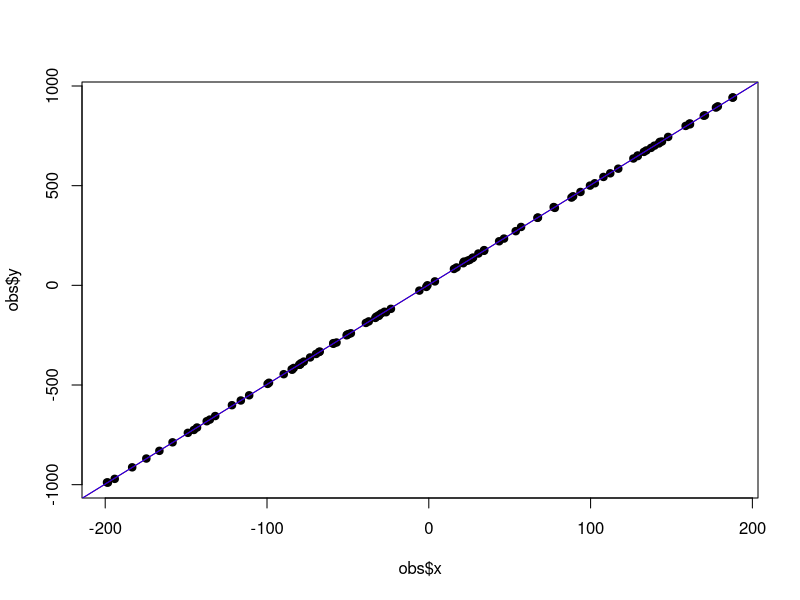
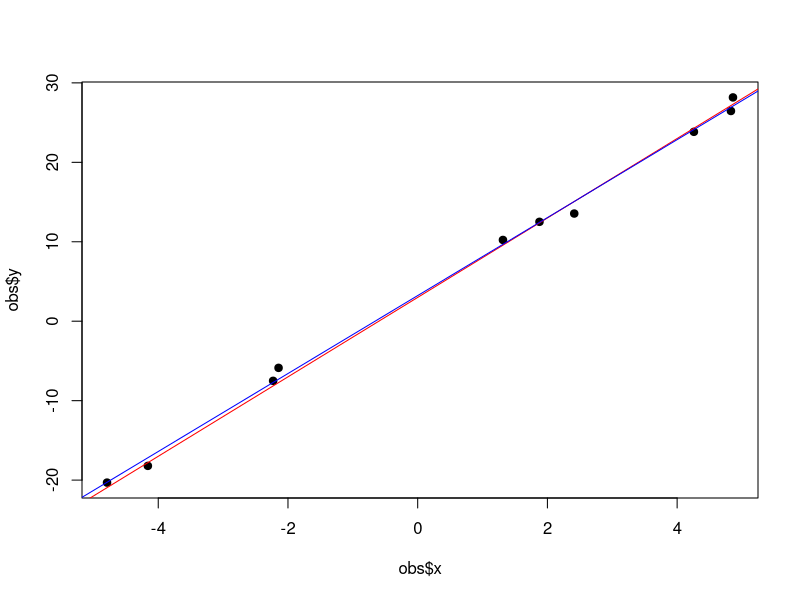
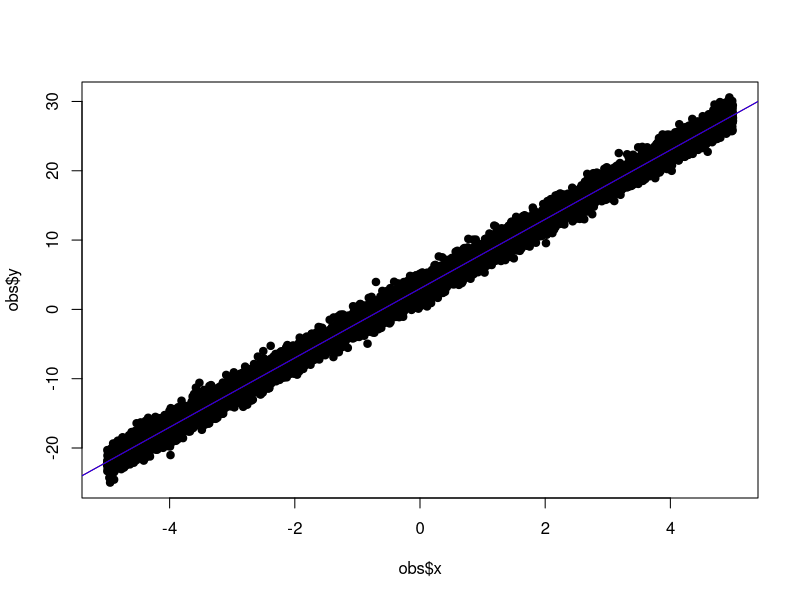
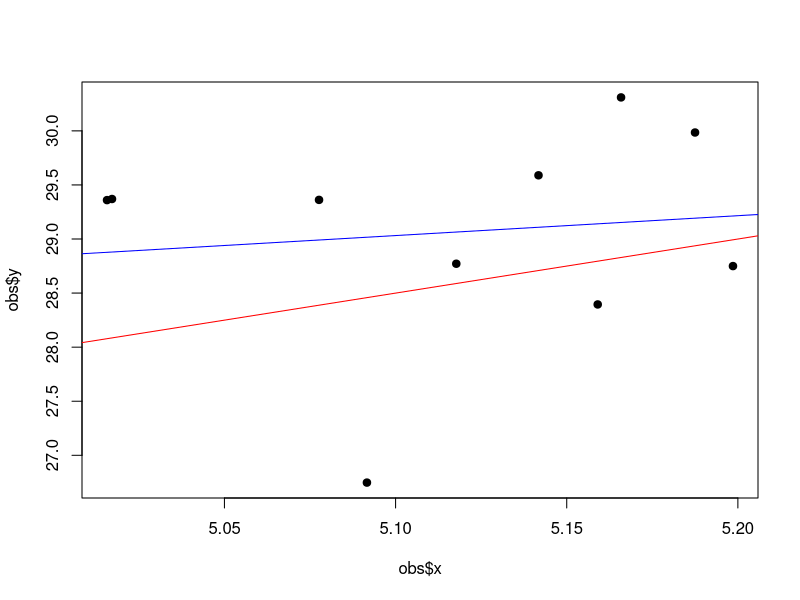
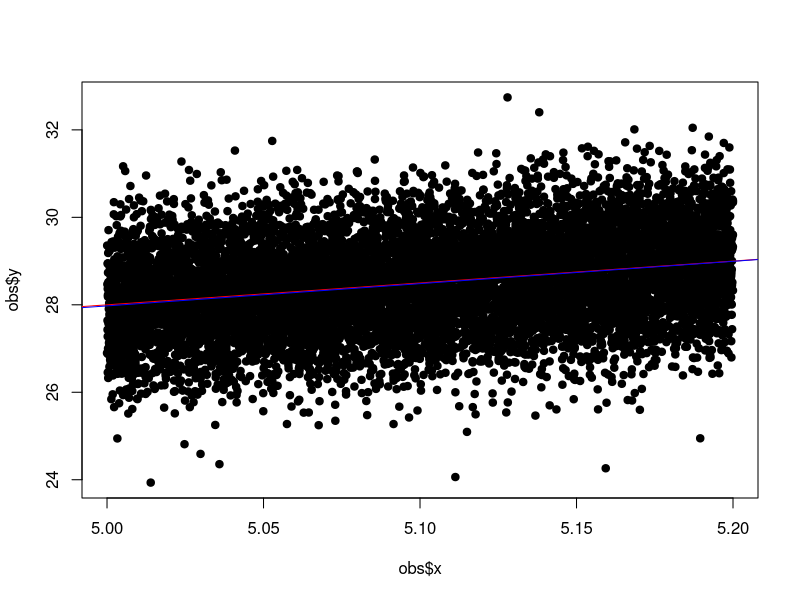
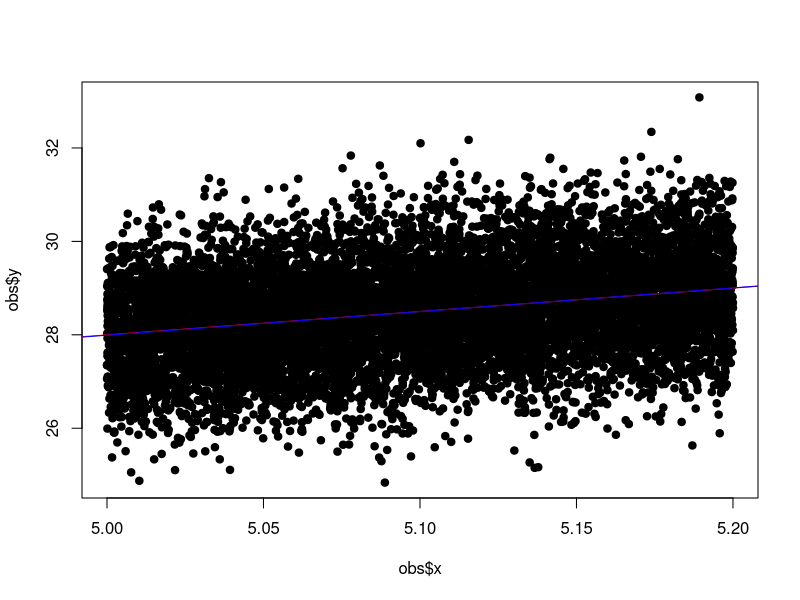

Reproduce these figures in R, in order.
# Ex 3

ex1 = function(m, a, b, xmin, xmax, sigma){
  errors = rnorm(m, sd = sigma * sigma) # N(0, sigma^2)
  x = runif(m, min = xmin, max = xmax) # distrib unif
  
  result = a + b * x + errors # simple regression
  
  list(x = x, y = result)
}

ex2 = function(obs) {
  coefficients = lm(obs$y~obs$x)
  
  a = coefficients$coef[1]
  b = coefficients$coef[2]
  
  confidence_intervals = confint(coefficients, level = 0.95)
  a_confidence_interval = confidence_intervals["(Intercept)", ]
  b_confidence_interval = confidence_intervals["obs$x", ]
  
  list(a, b, a_confidence_interval, b_confidence_interval)
}

# a
subpunct_a = function() {
  a = 3
  b = 5
  m = 100
  xmin = -200
  xmax = 200
  sigma = 1.5
  
  obs = ex1(m, a, b, xmin, xmax, sigma)
  
  estimated = ex2(obs)

  pdf("/Users/andrluc/Documents/Facultate/Master/SpecialChaptersOfArtificialIntelligence/Lab4/a.pdf")
  
  plot(obs$x, obs$y, pch = 19)
  abline(a, b,lwd=1,col="red")
  abline(estimated[[1]], estimated[[2]], lwd=1, col="blue")
  
  dev.off()
}
subpunct_a()

# b
subpunct_b = function() {
  a = 3
  b = 5
  m = 10
  xmin = -5
  xmax = 5
  sigma = 1
  
  obs = ex1(m, a, b, xmin, xmax, sigma)
  
  estimated = ex2(obs)
  
  pdf("/Users/andrluc/Documents/Facultate/Master/SpecialChaptersOfArtificialIntelligence/Lab4/b.pdf")
  
  plot(obs$x, obs$y, pch = 19)
  abline(a, b,lwd=1,col="red")
  abline(estimated[[1]], estimated[[2]], lwd=1, col="blue")
  
  dev.off()
}
subpunct_b()

# c
subpunct_c = function() {
  a = 3
  b = 5
  m = 10000
  xmin = -5
  xmax = 5
  sigma = 1
  
  obs = ex1(m, a, b, xmin, xmax, sigma)
  
  estimated = ex2(obs)
  
  pdf("/Users/andrluc/Documents/Facultate/Master/SpecialChaptersOfArtificialIntelligence/Lab4/c.pdf")
  
  plot(obs$x, obs$y, pch = 19)
  abline(a, b,lwd=1,col="red")
  abline(estimated[[1]], estimated[[2]], lwd=1, col="blue")
  
  dev.off()
}
subpunct_c()

# d
subpunct_d = function() {
  a = 3
  b = 5
  m = 10
  xmin = 5
  xmax = 5.2
  sigma = 1
  
  obs = ex1(m, a, b, xmin, xmax, sigma)
  
  estimated = ex2(obs)
  
  pdf("/Users/andrluc/Documents/Facultate/Master/SpecialChaptersOfArtificialIntelligence/Lab4/d.pdf")
  
  plot(obs$x, obs$y, pch = 19)
  abline(a, b,lwd=1,col="red")
  abline(estimated[[1]], estimated[[2]], lwd=1, col="blue")
  
  dev.off()
}
subpunct_d()

# e
subpunct_e = function() {
  a = 3
  b = 5
  m = 10000
  xmin = 5
  xmax = 5.2
  sigma = 1
  
  obs = ex1(m, a, b, xmin, xmax, sigma)
  
  estimated = ex2(obs)
  
  pdf("/Users/andrluc/Documents/Facultate/Master/SpecialChaptersOfArtificialIntelligence/Lab4/e.pdf")
  
  plot(obs$x, obs$y, pch = 19)
  abline(a, b,lwd=1,col="red")
  abline(estimated[[1]], estimated[[2]], lwd=1, col="blue")
  
  dev.off()
}
subpunct_e()

# f
subpunct_f = function() {
  a = 3
  b = 5
  m = 10000
  xmin = 5
  xmax = 5.2
  sigma = 1
  
  obs = ex1(m, a, b, xmin, xmax, sigma)
  
  estimated = ex2(obs)
  
  pdf("/Users/andrluc/Documents/Facultate/Master/SpecialChaptersOfArtificialIntelligence/Lab4/f.pdf")
  
  plot(obs$x, obs$y, pch = 19)
  abline(a, b,lwd=1,col="red")
  abline(estimated[[1]], estimated[[2]], lwd=1, col="blue")
  
  dev.off()
}
subpunct_f()
